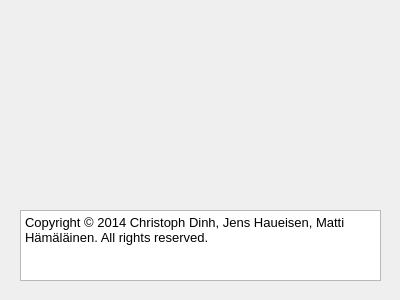
<?xml version="1.0" encoding="UTF-8"?>
<ui version="4.0">
 <class>RapMusicAboutWidgetClass</class>
 <widget class="QDialog" name="RapMusicAboutWidgetClass">
  <property name="geometry">
   <rect>
    <x>0</x>
    <y>0</y>
    <width>400</width>
    <height>300</height>
   </rect>
  </property>
  <property name="sizePolicy">
   <sizepolicy hsizetype="Fixed" vsizetype="Fixed">
    <horstretch>0</horstretch>
    <verstretch>0</verstretch>
   </sizepolicy>
  </property>
  <property name="minimumSize">
   <size>
    <width>400</width>
    <height>300</height>
   </size>
  </property>
  <property name="maximumSize">
   <size>
    <width>400</width>
    <height>300</height>
   </size>
  </property>
  <property name="windowTitle">
   <string>About Dummy Toolbox</string>
  </property>
  <widget class="QTextBrowser" name="textBrowser">
   <property name="geometry">
    <rect>
     <x>20</x>
     <y>210</y>
     <width>361</width>
     <height>71</height>
    </rect>
   </property>
   <property name="html">
    <string>&lt;!DOCTYPE HTML PUBLIC &quot;-//W3C//DTD HTML 4.0//EN&quot; &quot;http://www.w3.org/TR/REC-html40/strict.dtd&quot;&gt;
&lt;html&gt;&lt;head&gt;&lt;meta name=&quot;qrichtext&quot; content=&quot;1&quot; /&gt;&lt;style type=&quot;text/css&quot;&gt;
p, li { white-space: pre-wrap; }
&lt;/style&gt;&lt;/head&gt;&lt;body style=&quot; font-family:'MS Shell Dlg 2'; font-size:7.8pt; font-weight:400; font-style:normal;&quot;&gt;
&lt;table border=&quot;0&quot; style=&quot;-qt-table-type: root; margin-top:4px; margin-bottom:4px; margin-left:4px; margin-right:4px;&quot;&gt;
&lt;tr&gt;
&lt;td style=&quot;border: none;&quot;&gt;
&lt;p style=&quot; margin-top:0px; margin-bottom:0px; margin-left:0px; margin-right:0px; -qt-block-indent:0; text-indent:0px;&quot;&gt;&lt;span style=&quot; font-family:'Sans'; font-size:10pt;&quot;&gt;Copyright © 2014 Christoph Dinh, Jens Haueisen, Matti Hämäläinen. All rights reserved.&lt;/span&gt;&lt;/p&gt;&lt;/td&gt;&lt;/tr&gt;&lt;/table&gt;&lt;/body&gt;&lt;/html&gt;</string>
   </property>
  </widget>
 </widget>
 <layoutdefault spacing="6" margin="11"/>
 <resources/>
 <connections/>
</ui>
